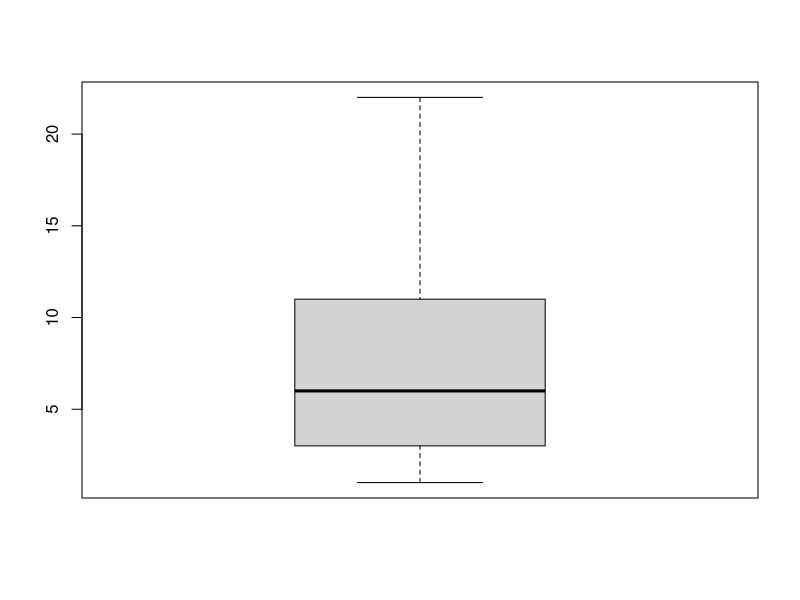
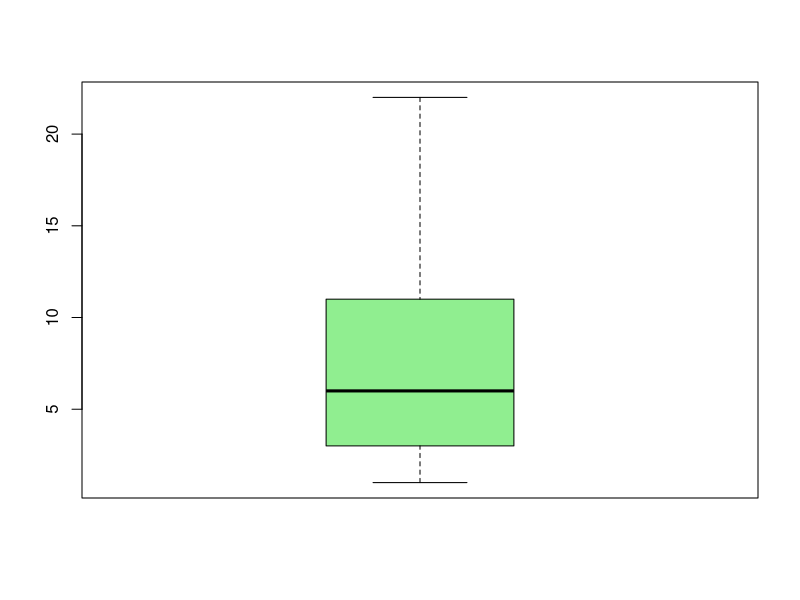
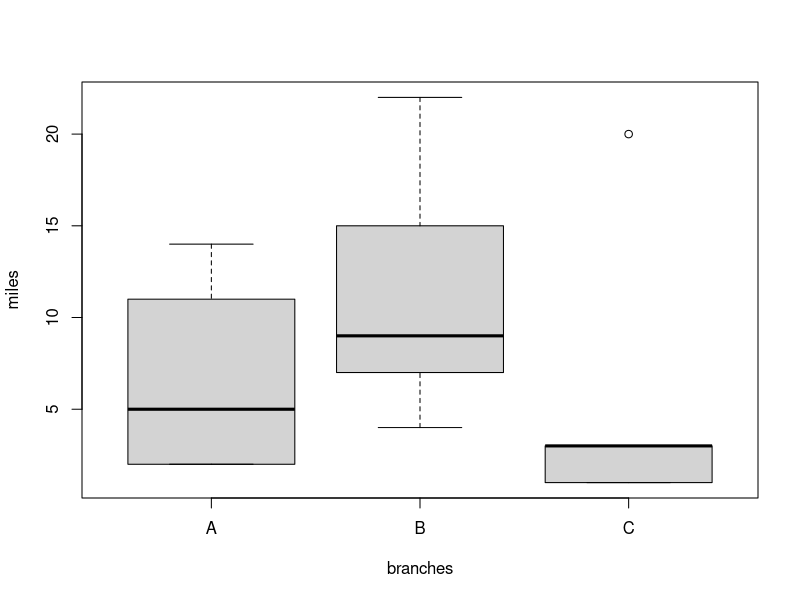
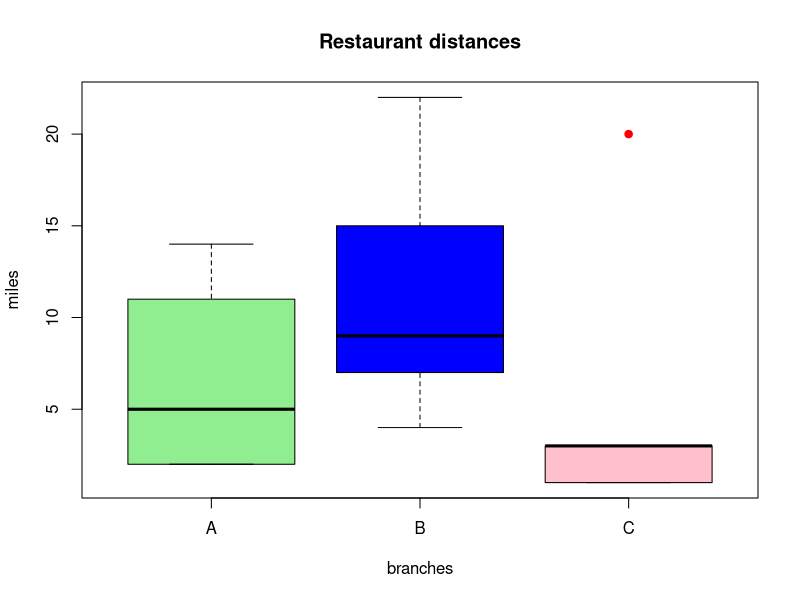
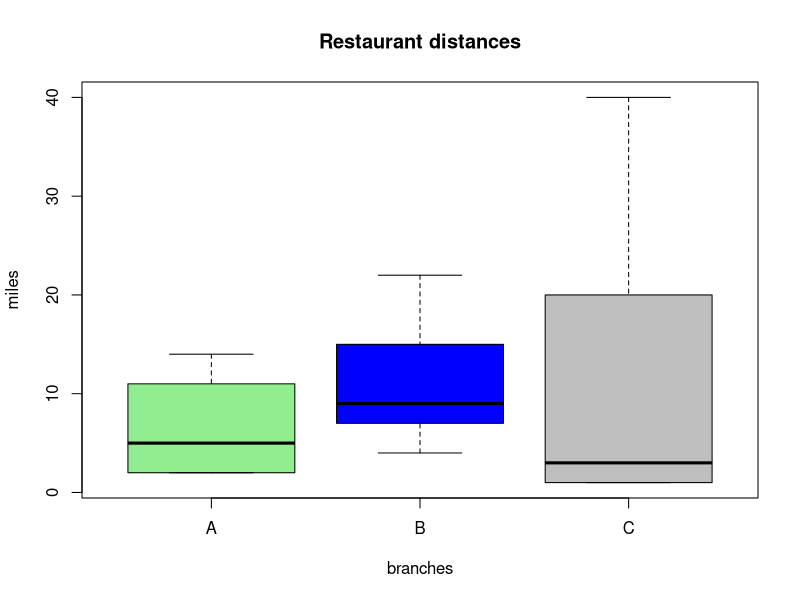
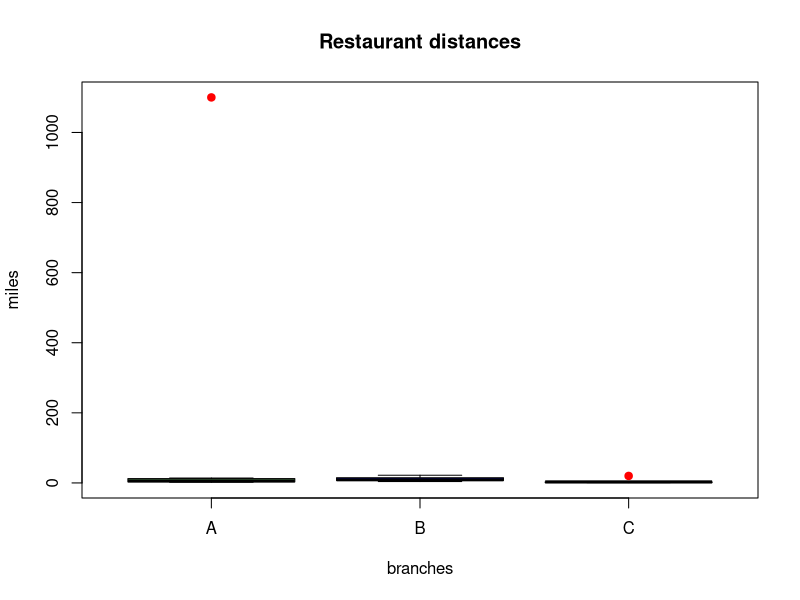
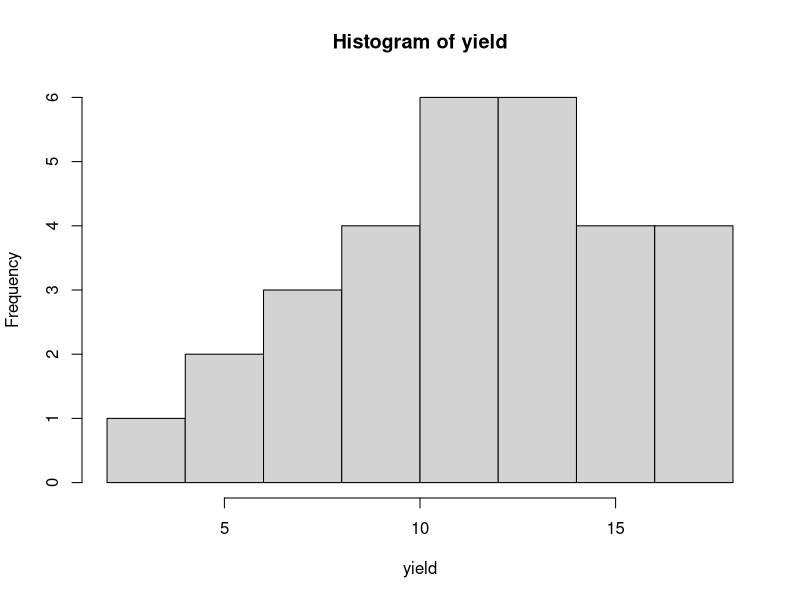
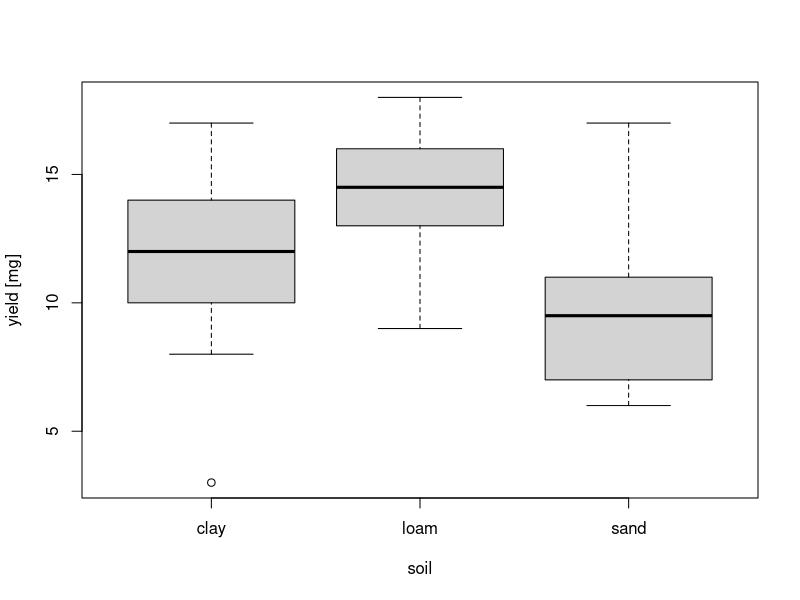

Here is the R script that generated these plots, in order:
getwd()
setwd()
####------1. Boxplots -----#####
# Import the data from Khan Academy video "Constructing a box and whisker plot"
restaurants <-read.table("khan_data.txt", header =T)
attach(restaurants)

# Create a basic boxplot, the dataframe has only one column: "miles"
boxplot(miles)

# Add some style
boxplot(miles, boxwex=0.6, pch = 19, col = "lightgreen")

# Let's check the statistics, what do they say?
summary(miles)

# Another way to check statistics
quantile(miles)

# But do these results match with your results you calculated by hand?!

# Check the documentation of the function quantile
?quantile

# And now? do they match?
quantile(miles, type=6)

summary(miles, quantile.type=6)

# You can use other individual functions such as mean(), median(), length(), range()

#1.2.-Now, imagine that there are different restaurans branches
branches <- c("A","A","C","A","B","B","A","B","C","B","A","C","C","A","B","B","C")

# Add this to your dataframe
restaurants$branches <- branches

# Now create this boxplot, pay attention to which variable you write first
boxplot(miles~branches)

# Add some style
boxplot(miles~branches,
        xlab= "branches", ylab= "miles", 
        main="Restaurant distances", pch = 19, 
        col = c("lightgreen","blue", "pink"), outcol = "red")

# This is how you add more data to a dataframe
# Create a new name to keep the old dataframe
new<- rbind(restaurants, data.frame(miles = 40, branches = "C"))

# Create the boxplot
boxplot(miles~branches,data=new, 
        xlab= "branches", ylab= "miles", 
        main="Restaurant distances", 
        pch = 19, col = c("lightgreen","blue", "grey"), 
        outcol = "red")

# Let's add another extreme value or outlier
# Outlier = the values of any data points which lie beyond the extremes of the whiskers.
# Extremes = 1.5 * IQR

new2<- rbind(restaurants, data.frame(miles =1100, branches = "A"))
# Run the previous boxplot again
boxplot(miles~branches,data=new2, 
        xlab= "branches", ylab= "miles", 
        main="Restaurant distances", 
        pch = 19, col = c("lightgreen","blue", "grey"), 
        outcol = "red")

# Look how the boxplots get squashed. Play around with the restaurants dataframe and add more values


####------2. Anova -----#####
# Import data
production <-read.table("yields.txt",header=T)

# Inspecting the dataframe
str(production)
summary(production)

# Attaching dataframe
attach(production)

# Is the response variable "yield" normally distributed?
hist(yield)
shapiro.test(yield)


# Creating the boxplot
boxplot(yield~soil,ylab="yield [mg]")

# When running anovas and other modelling, converting categorical variables as factor is best practice

# R software always sorts alphabetical, if you want to sort from lowest to highest:change order by defining soil to be an ordered factor
production$soil<-factor(soil,levels=c("sand","clay","loam"))

# Plot again
boxplot(yield~soil,ylab="yield [mg]", col = c("pink", "orange", "wheat"))
table(soil)

#There are two possibilities to calculate ANOVA
# Option 1: Calculating ANOVA as a linear model
model<-lm(yield~soil)
anova(model)
summary(model)

# Option 2: Applying directly the ANOVA function
model<-aov(yield~soil)
summary(model)

# As well as in linear regression, ALWAYS check the residuals
hist(resid(model))

# You can also use the plot(model)command, just make sure you adjust it the name of your model, this model is called "model"
plot(model)

# What happens if you run a t-test to compare only sand with clay and sand with loam?
?t.test
t.test(yield[soil=="sand"],yield[soil=="clay"])
t.test(yield[soil=="sand"],yield[soil=="loam"])



# Note: You have to apply directly the ANOVA function (not using lm() function) for a posthoc-Test = to test every factor level against each other
# PostHoc test
TukeyHSD(model)

# Challenge: Try ANOVA yourself but with fertilizer
# Create boxplots, check residuals, run t-test and Post Hoc test
# Interpret and write your results

####----SOLUTION: TO BE REMOVED FROM STUDENTS SCRIPT------------
production$fertilizer <- factor(fertilizer)

table(fertilizer)

model2<-aov(yield~fertilizer)
summary(model2)
boxplot(yield~fertilizer,ylab="yield [mg]", col = c("blue","green"))

t.test(yield[fertilizer=="giant"],yield[fertilizer=="lushly"])


####------------3. Airbnb example-------------#####
# Load airbnb data and attach it
air<-read.csv("airbnb.csv",header=T, sep=",")
attach(air)
str(air)

# Step 1: Visually inspect your data with boxplots
# Which variables could be your factors and which your dependent variable?

boxplot(price~city) #It looks nice, doesn't it?

# Better try log() transformation
boxplot(log(price)~city) # better right?
table(city)

# Let's narrow down the data and consider only the following cities: Amsterdam, Barcelona, London and Paris
# don't get stressed with this code section
cities_subselected <- c("Amsterdam", "Barcelona", "London", "Paris") # defining cities
number_rows <- 859 #859 is the total number of rows or datapoints corresponding to Amsterdam

# Define the function
get_first_rows <- function(city_name, number_rows) {
  city_data <- subset(air, city == city_name)
  city_data[1:min(number_rows, nrow(city_data)), ]
}

# Applying function
air2 <- do.call(rbind, lapply(cities_subselected, function(city) {
  get_first_rows(city, number_rows)
}))

detach(air)
attach(air2)

# Inspecting again

table(city)


boxplot(price~city, las = 2, cex.axis = 0.8)
boxplot(log(price)~city, las = 2, cex.axis = 0.8)

# Check the normality of price
hist(price)

hist(log(price)) #let's take this one

# Converting into factor
city <- factor(air2$city)


# Running anova
modelair <-aov(log(price)~city)
summary(modelair)

# Checking the residuals
hist(resid(modelair))


#Now PostHoc Test
TukeyHSD(modelair)

# Which pair of cities can we conclude that have similar prices on average?

# Challege: now test if price significantly differs between Amsterdam, Barcelona, Berlin, Budapest, Vienna with an ANOVA
cities_subselected <- c("Athens", "Budapest", "Lisbon", "Rome", "Vienna")
number_rows <- 1000 

# Applying function
air3 <- do.call(rbind, lapply(cities_subselected, function(city) {
  get_first_rows(city, number_rows)
}))

detach(air2)
attach(air3)

city <- factor(air3$city)
table(city)

####----SOLUTION: TO BE REMOVED FROM STUDENTS SCRIPT------------

boxplot(price~city, las = 2, cex.axis = 0.8)
boxplot(log(price)~city, las = 2, cex.axis = 0.8)

# Check the normality of price
hist(price)

hist(log(price)) #let's take this one


# Running anova
modelair <-aov(log(price)~city)
summary(modelair)

# Checking the residuals
hist(resid(modelair))

#
#Now PostHoc Test
TukeyHSD(modelair)




####-------HOMEWORK----------######
# With same subselected dataframe "air3", perform an anova regarding:
# price and bedrooms, 
# price and day, 
# price and room_Type
# price and person_capacity



# REMEMBER TO PRACTICE PRACTICE PRACTICE !!!!!! Use the survey data from past tutorials and practice the ANOVA

